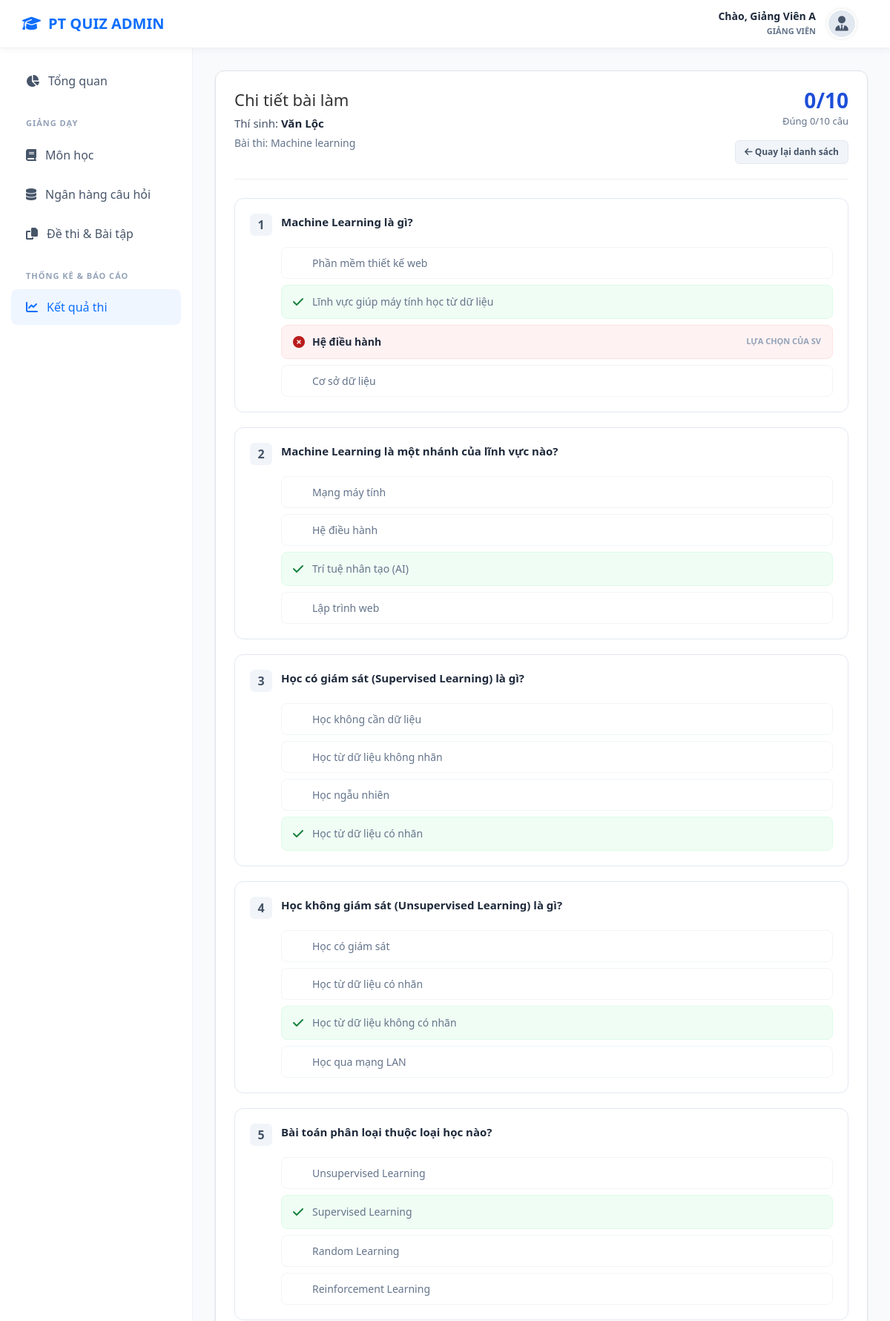
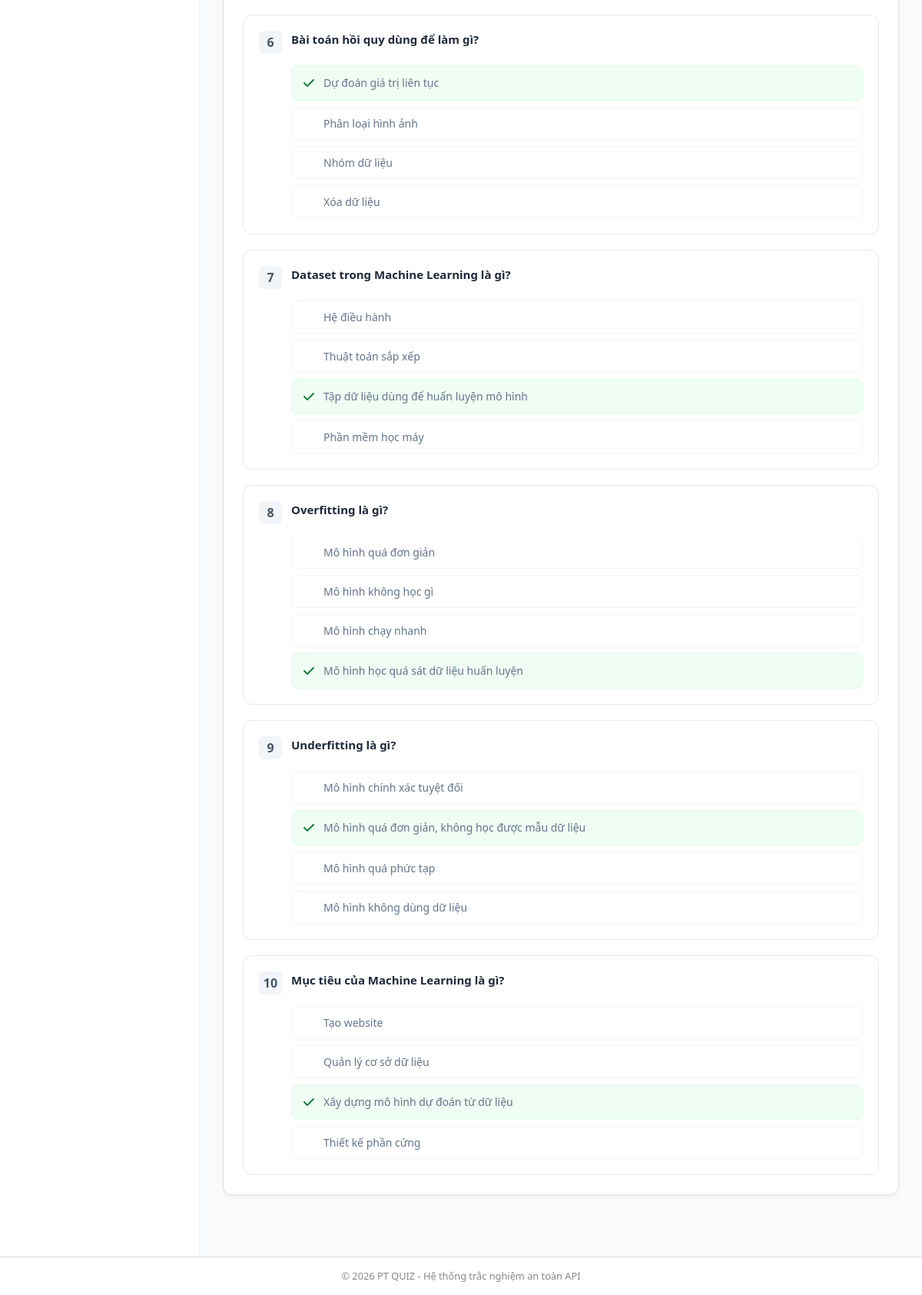
The page /index.php?act=ketqua-thi&id_lanthi=176 (signed in) on the database its author committed (2 pictures, top to bottom).
### tables this page shows
CREATE TABLE `lanthi` (
  `id_lanthi` int(11) NOT NULL,
  `id_nguoidung` int(11) DEFAULT NULL,
  `id_baithi` int(11) DEFAULT NULL,
  `thoigianbatdau` datetime DEFAULT NULL,
  `thoigiannop` datetime DEFAULT NULL,
  `diem` float DEFAULT NULL,
  `thoigianconlai` int(11) DEFAULT NULL,
  `cautraloi_tam` text DEFAULT NULL,
  `trangthai` varchar(50) DEFAULT NULL,
  `socaudung` int(11) DEFAULT NULL,
  `tongdiem_toida` float DEFAULT NULL
);

CREATE TABLE `nguoidung` (
  `id_nguoidung` int(11) NOT NULL,
  `email` varchar(100) DEFAULT NULL,
  `matkhau` varchar(255) DEFAULT NULL,
  `reset_token` varchar(64) DEFAULT NULL,
  `reset_token_expire` datetime DEFAULT NULL,
  `ten` varchar(100) DEFAULT NULL,
  `vaitro` varchar(50) DEFAULT NULL,
  `trangthai` varchar(50) DEFAULT NULL,
  `ngaytao` datetime DEFAULT NULL
);

CREATE TABLE `baithi` (
  `id_baithi` int(11) NOT NULL,
  `id_monhoc` int(11) DEFAULT NULL,
  `ten_baithi` varchar(255) DEFAULT NULL,
  `mieuta` text DEFAULT NULL,
  `tongcauhoi` int(11) DEFAULT NULL,
  `thoigianlam` int(11) DEFAULT NULL,
  `thoigianbatdau` datetime DEFAULT NULL,
  `thoigianketthuc` datetime DEFAULT NULL,
  `trangthai` varchar(50) DEFAULT NULL,
  `xao_tron` tinyint(1) NOT NULL DEFAULT 0,
  `hien_dapan` tinyint(1) DEFAULT 0,
  `ngaytao` datetime DEFAULT NULL
);

CREATE TABLE `cauhoi` (
  `id_cauhoi` int(11) NOT NULL,
  `id_baithi` int(11) DEFAULT NULL,
  `noidungcauhoi` text DEFAULT NULL,
  `dokho` varchar(50) DEFAULT NULL,
  `ngaytao` datetime DEFAULT NULL,
  `id_nhch` int(11) DEFAULT NULL,
  `loai_cauhoi` tinyint(4) NOT NULL DEFAULT 1
);

CREATE TABLE `dapan` (
  `id_dapan` int(11) NOT NULL,
  `id_cauhoi` int(11) DEFAULT NULL,
  `noidungdapan` text DEFAULT NULL,
  `dapandung` tinyint(1) DEFAULT NULL
);

### model/giangvien/ketqua.model.php (called while the page is built, shortened)
<?php
function get_submission_detail($id_lanthi) {
    $conn = Database::connect();
    $sql_info = "SELECT l.*, n.ten, b.ten_baithi, b.tongcauhoi
                 FROM lanthi l
                 JOIN nguoidung n ON l.id_nguoidung = n.id_nguoidung
                 JOIN baithi b ON l.id_baithi = b.id_baithi
                 WHERE l.id_lanthi = ?";
    $stmt = $conn->prepare($sql_info);
    $stmt->bind_param("i", $id_lanthi);
    $stmt->execute();
    $info = $stmt->get_result()->fetch_assoc();
    $sql_answers = "SELECT
                        ch.id_cauhoi,
                        ch.noidungcauhoi,
                        ch.loai_cauhoi,
                        ts.cautraloichon,
                        ts.noidungtraloi as noidung_thisinh,
                        d.id_dapan,
                        d.noidungdapan,
                        d.dapandung
                    FROM cauhoi ch
                    LEFT JOIN traloithisinh ts ON ch.id_cauhoi = ts.id_cauhoi AND ts.id_lanthi = ?
                    JOIN dapan d ON ch.id_cauhoi = d.id_cauhoi
                    WHERE ch.id_baithi = ?
                    ORDER BY ch.id_cauhoi, d.id_dapan";
    $stmt = $conn->prepare($sql_answers);
    $stmt->bind_param("ii", $id_lanthi, $info['id_baithi']);
    $stmt->execute();
    $answers_raw = $stmt->get_result()->fetch_all(MYSQLI_ASSOC);
    $questions = [];
    foreach ($answers_raw as $row) {
        $qid = $row['id_cauhoi'];
        if (!isset($questions[$qid])) {
            $questions[$qid] = [
                'id_cauhoi' => $qid,
                'noidungcauhoi' => $row['noidungcauhoi'],
                'loai_cauhoi' => $row['loai_cauhoi'],
                'cautraloichon' => $row['cautraloichon'],
                'noidung_thisinh' => $row['noidung_thisinh'],
                'options' => []
            ];
        }
        $questions[$qid]['options'][] = [
            'id_dapan' => $row['id_dapan'],
            'noidungdapan' => $row['noidungdapan'],
            'dapandung' => $row['dapandung']
        ];
    }
    return [
        'info' => $info,
        'questions' => array_values($questions)
    ];
}

### controller/giangvien/ketqua.controller.php (called while the page is built, shortened)
<?php
require_once __DIR__ . "/../../model/giangvien/ketqua.model.php";
function ketqua_index() {
    $id_giangvien = $_SESSION['user']['id_nguoidung'] ?? 0;
    if (isset($_GET['id_lanthi'])) {
        $id_lanthi = (int)$_GET['id_lanthi'];
        $detail = get_submission_detail($id_lanthi);
        return [
            'title' => "Chi tiết bài làm: " . ($detail['info']['ten'] ?? '---'),
            'view' => "views/giangvien/ketqua/detail.php",
            'data' => $detail
        ];
    }
    $list_baithi = get_exam_results_summary($id_giangvien);
    return [
        'title' => "Kết quả thi",
        'view' => "views/giangvien/ketqua/list.php",
        'data' => $list_baithi
    ];
}

### views/giangvien/ketqua/detail.php (the view)
<?php
$info = $data['info'];
$questions = $data['questions'];
?>
<div class="card" style="background: white; padding: 25px; border-radius: 12px; border: 1px solid #dee2e6; box-shadow: 0 2px 4px rgba(0,0,0,0.05);">
    <div style="display: flex; justify-content: space-between; align-items: start; margin-bottom: 25px; padding-bottom: 20px; border-bottom: 1px solid #eee;">
        <div>
            <h2 style="margin: 0; color: #333; font-size: 22px;">Chi tiết bài làm</h2>
            <div style="margin-top: 8px; color: #475569; font-size: 15px;">
                Thí sinh: <strong style="color: #1e293b;"><?= htmlspecialchars($info['ten']) ?></strong>
            </div>
            <div style="margin-top: 4px; color: #64748b; font-size: 14px;">
                Bài thi: <?= htmlspecialchars($info['ten_baithi']) ?>
            </div>
        </div>
        <div style="text-align: right;">
            <div style="font-size: 28px; font-weight: 800; color: #1d4ed8; line-height: 1;"><?= $info['diem'] ?>/10</div>
            <div style="font-size: 13px; color: #64748b; margin-top: 5px;">Đúng <?= $info['socaudung'] ?>/<?= $info['tongcauhoi'] ?> câu</div>
            <a href="index.php?act=ketqua-thi&id_baithi=<?= $info['id_baithi'] ?>"
               style="display: inline-block; margin-top: 15px; background:#f1f5f9; color:#475569; padding:6px 12px; border-radius:6px; text-decoration:none; font-size:12px; font-weight:600; border:1px solid #e2e8f0;">
               <i class="fas fa-arrow-left"></i> Quay lại danh sách
            </a>
        </div>
    </div>
    <div style="display: flex; flex-direction: column; gap: 20px;">
        <?php foreach ($questions as $index => $q): ?>
            <div style="border: 1px solid #e2e8f0; border-radius: 12px; padding: 20px; background: #fff;">
                <div style="display: flex; gap: 12px; margin-bottom: 15px;">
                    <div style="background: #f1f5f9; color: #475569; width: 30px; height: 30px; border-radius: 6px; display: flex; align-items: center; justify-content: center; font-weight: 700; flex-shrink: 0;">
                        <?= $index + 1 ?>
                    </div>
                    <div style="font-weight: 600; color: #1e293b; line-height: 1.5; font-size: 15px;">
                        <?= htmlspecialchars($q['noidungcauhoi']) ?>
                    </div>
                </div>
                <div style="display: flex; flex-direction: column; gap: 8px; padding-left: 42px;">
                    <?php if ((int)$q['loai_cauhoi'] == 2):  ?>
                        <div style="font-size: 14px; margin-bottom: 5px;">
                            <span style="color:#64748b;">Sinh viên điền:</span>
                            <strong style="color: #1e293b;"><?= htmlspecialchars($q['noidung_thisinh'] ?: '(Bỏ trống)') ?></strong>
                        </div>
                        <div style="font-size: 14px; background: #f0fdf4; border: 1px solid #dcfce7; color: #15803d; padding: 10px; border-radius: 8px;">
                            <span style="font-weight: 600;">Đáp án đúng:</span> <?= htmlspecialchars($q['options'][0]['noidungdapan']) ?>
                        </div>
                    <?php else:  ?>
                        <?php foreach ($q['options'] as $opt):
                            $isChosen = ($q['cautraloichon'] == $opt['id_dapan']);
                            $isCorrect = ($opt['dapandung'] == 1);
                            $bg = 'transparent';
                            $border = '#f1f5f9';
                            $icon = null;
                            if ($isChosen && $isCorrect) {
                                $bg = '#f0fdf4'; $border = '#dcfce7'; $icon = '<i class="fas fa-check-circle" style="color: #15803d;"></i>';
                            } elseif ($isChosen && !$isCorrect) {
                                $bg = '#fef2f2'; $border = '#fee2e2'; $icon = '<i class="fas fa-times-circle" style="color: #b91c1c;"></i>';
                            } elseif ($isCorrect) {
                                $bg = '#f0fdf4'; $border = '#dcfce7'; $icon = '<i class="fas fa-check" style="color: #15803d;"></i>';
                            }
                        ?>
                            <div style="display: flex; align-items: center; gap: 10px; padding: 10px 15px; border-radius: 8px; border: 1px solid <?= $border ?>; background: <?= $bg ?>; position: relative;">
                                <div style="flex-shrink: 0; width: 16px;"><?= $icon ?></div>
                                <div style="font-size: 14px; color: <?= $isChosen ? '#1e293b' : '#64748b' ?>; font-weight: <?= $isChosen ? '600' : '400' ?>;">
                                    <?= htmlspecialchars($opt['noidungdapan']) ?>
                                </div>
                                <?php if ($isChosen): ?>
                                    <span style="margin-left: auto; font-size: 11px; text-transform: uppercase; font-weight: 700; color: #94a3b8;">Lựa chọn của SV</span>
                                <?php endif; ?>
                            </div>
                        <?php endforeach; ?>
                    <?php endif; ?>
                </div>
            </div>
        <?php endforeach; ?>
    </div>
</div>

### views/layouts/header.php (style rules this page uses)
:root { --primary-blue: #0d6efd; --dark-text: #212529; --light-bg: #f8fafc; --sidebar-bg: #ffffff; }
body { margin: 0; font-family: 'Segoe UI', sans-serif; background: var(--light-bg); }

### rows shown on the page
lanthi: id_nguoidung.ten "Văn Lộc", id_baithi.ten_baithi "Machine learning", diem "0", socaudung "0", id_baithi.tongcauhoi "10"
cauhoi: dapan.noidungdapan "Phần mềm thiết kế web", dapan.noidungdapan "Lĩnh vực giúp máy tính học từ dữ liệu", dapan.noidungdapan "Hệ điều hành", shows "LỰA CHỌN CỦA SV", dapan.noidungdapan "Cơ sở dữ liệu"
dapan: noidungdapan "Mạng máy tính"
dapan: noidungdapan "Hệ điều hành"
dapan: dapandung 1 (drawn), noidungdapan "Trí tuệ nhân tạo (AI)"
dapan: noidungdapan "Lập trình web"
dapan: noidungdapan "Học không cần dữ liệu"
dapan: noidungdapan "Học từ dữ liệu không nhãn"
dapan: noidungdapan "Học ngẫu nhiên"
dapan: dapandung 1 (drawn), noidungdapan "Học từ dữ liệu có nhãn"
dapan: noidungdapan "Học có giám sát"
dapan: noidungdapan "Học từ dữ liệu có nhãn"
dapan: dapandung 1 (drawn), noidungdapan "Học từ dữ liệu không có nhãn"
dapan: noidungdapan "Học qua mạng LAN"
dapan: noidungdapan "Unsupervised Learning"
dapan: dapandung 1 (drawn), noidungdapan "Supervised Learning"
dapan: noidungdapan "Random Learning"
dapan: noidungdapan "Reinforcement Learning"
dapan: dapandung 1 (drawn), noidungdapan "Dự đoán giá trị liên tục"
dapan: noidungdapan "Phân loại hình ảnh"
dapan: noidungdapan "Nhóm dữ liệu"
dapan: noidungdapan "Xóa dữ liệu"
dapan: noidungdapan "Hệ điều hành"
dapan: noidungdapan "Thuật toán sắp xếp"
dapan: dapandung 1 (drawn), noidungdapan "Tập dữ liệu dùng để huấn luyện mô hình"
dapan: noidungdapan "Phần mềm học máy"
dapan: noidungdapan "Mô hình quá đơn giản"
dapan: noidungdapan "Mô hình không học gì"
dapan: noidungdapan "Mô hình chạy nhanh"
dapan: dapandung 1 (drawn), noidungdapan "Mô hình học quá sát dữ liệu huấn luyện"
dapan: noidungdapan "Mô hình chính xác tuyệt đối"
dapan: dapandung 1 (drawn), noidungdapan "Mô hình quá đơn giản, không học được mẫu dữ liệu"
dapan: noidungdapan "Mô hình quá phức tạp"
dapan: noidungdapan "Mô hình không dùng dữ liệu"
dapan: noidungdapan "Tạo website"
dapan: noidungdapan "Quản lý cơ sở dữ liệu"
dapan: dapandung 1 (drawn), noidungdapan "Xây dựng mô hình dự đoán từ dữ liệu"
dapan: noidungdapan "Thiết kế phần cứng"

### other values the page prints
$_SESSION['user']['ten'] "Giảng Viên A"
$q['noidungcauhoi'] "Machine Learning là gì?"
$q['noidungcauhoi'] "Machine Learning là một nhánh của lĩnh vực nào?"
$q['noidungcauhoi'] "Học có giám sát (Supervised Learning) là gì?"
$q['noidungcauhoi'] "Học không giám sát (Unsupervised Learning) là gì?"
$q['noidungcauhoi'] "Bài toán phân loại thuộc loại học nào?"
$q['noidungcauhoi'] "Bài toán hồi quy dùng để làm gì?"
$q['noidungcauhoi'] "Dataset trong Machine Learning là gì?"
$q['noidungcauhoi'] "Overfitting là gì?"
$q['noidungcauhoi'] "Underfitting là gì?"
$q['noidungcauhoi'] "Mục tiêu của Machine Learning là gì?"
